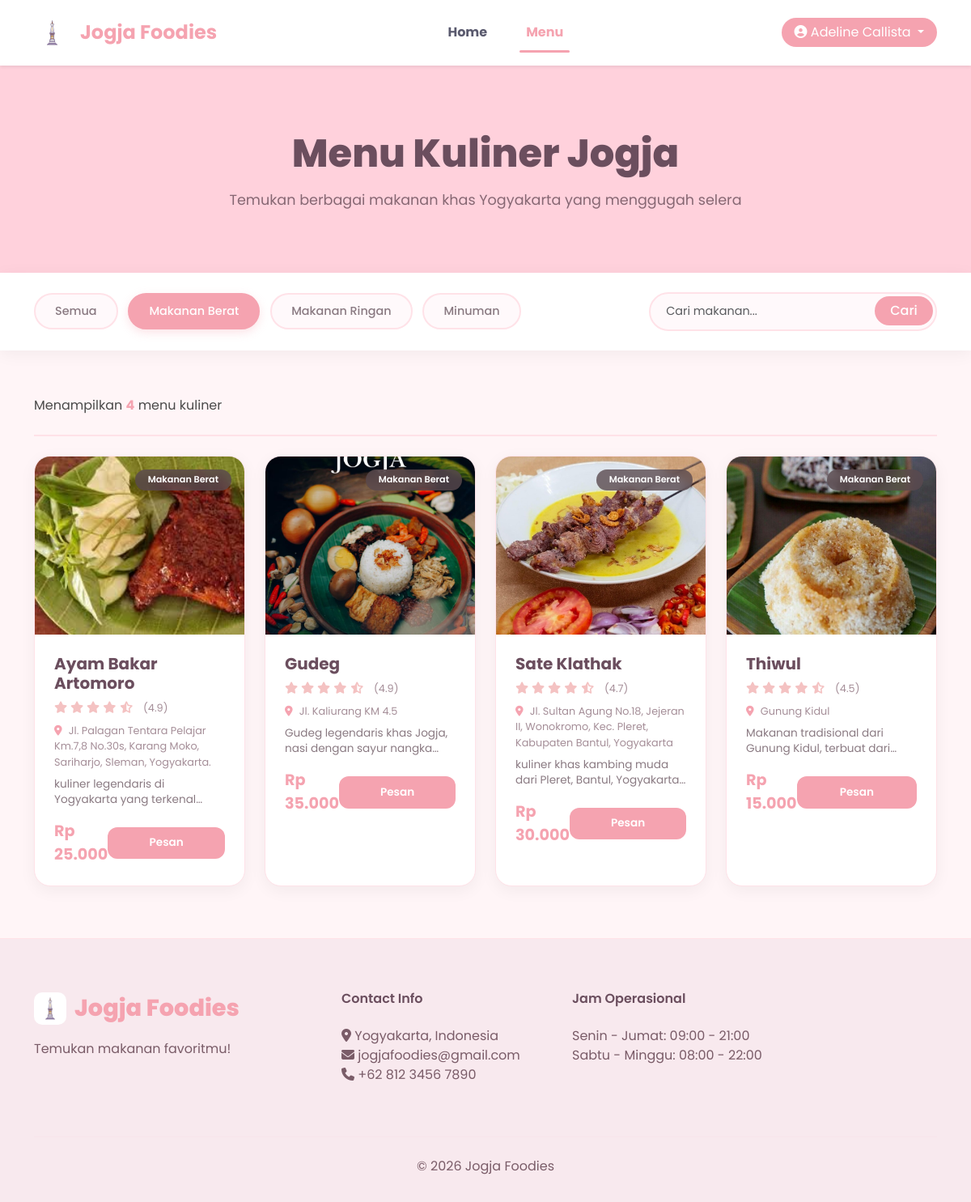
The page /menu.php?category=Makanan+Berat (signed in) on the database its author committed.
### tables this page shows
CREATE TABLE `foods` (
  `id` int(11) NOT NULL,
  `name` varchar(100) NOT NULL,
  `description` text DEFAULT NULL,
  `price` decimal(10,2) DEFAULT NULL,
  `image` varchar(255) DEFAULT NULL,
  `category` varchar(50) DEFAULT NULL,
  `location` varchar(255) DEFAULT NULL,
  `rating` decimal(2,1) DEFAULT 0.0,
  `created_at` timestamp NOT NULL DEFAULT current_timestamp()
);

### menu.php (the view, shortened to what this page needs)
<?php
require_once 'config/koneksi.php';
$category = isset($_GET['category']) && $_GET['category'] !== 'all'
    ? mysqli_real_escape_string($konek, $_GET['category'])
    : '';
$search = isset($_GET['search'])
    ? mysqli_real_escape_string($konek, $_GET['search'])
    : '';
$query = "SELECT * FROM foods WHERE 1=1";
if ($category) {
    $query .= " AND category = '$category'";
}
$check_column = mysqli_query($konek, "SHOW COLUMNS FROM foods LIKE 'rating'");
if(mysqli_num_rows($check_column) > 0) {
    $query .= " ORDER BY rating DESC, name ASC";
} else {
    $query .= " ORDER BY name ASC";
}
$result = mysqli_query($konek, $query);
$foods = [];
while ($row = mysqli_fetch_assoc($result)) {
    $foods[] = $row;
}
$cat_query = "SELECT DISTINCT category FROM foods ORDER BY category";
$cat_result = mysqli_query($konek, $cat_query);
$categories = [];
while ($row = mysqli_fetch_assoc($cat_result)) {
    $categories[] = $row['category'];
}
function getFoodImage($food_name) {
    $clean_name = strtolower(str_replace(' ', '', $food_name));
    $images = [
        'gudeg' => 'assets/gudeg.jpeg',
        'bakpia' => 'assets/bakpia.jpeg',
        'cendol' => 'assets/cendol.jpeg',
        'thiwul' => 'assets/thiwul.jpeg',
        'ronde' => 'assets/ronde.jpeg',
        'sate' => 'assets/sate.jpg',
        'ayam' => 'assets/ayam.jpeg',
    ];
    foreach ($images as $keyword => $path) {
        if (strpos($clean_name, $keyword) !== false) {
            return $path;
        }
    }
    return 'assets/WedangUwuh.jpeg';
}
?>
<!DOCTYPE html>
<html lang="id">
<head>
    <link href="https://cdn.jsdelivr.net/npm/bootstrap@5.3.0/dist/css/bootstrap.min.css" rel="stylesheet">
    <link rel="stylesheet" href="https://cdnjs.cloudflare.com/ajax/libs/font-awesome/6.4.0/css/all.min.css">
    <link rel="stylesheet" href="https://cdn.jsdelivr.net/npm/bootstrap-icons@1.11.3/font/bootstrap-icons.min.css">
</head>
<body>
<nav class="navbar navbar-expand-lg navbar-light bg-white sticky-top shadow-sm">
    <div class="container">
        <a class="navbar-brand d-flex align-items-center" href="index.php">
            <img src="assets/logo.jpeg" alt="Jogja Foodies Logo">
            <span class="fw-bold fs-4" style="color: #F5A3B0;">Jogja Foodies</span>
        </a>
        <div class="collapse navbar-collapse" id="navbarNav">
            <ul class="navbar-nav mx-auto">
                <li class="nav-item">
                    <a class="nav-link fw-bold" href="index.php">Home</a>
                </li>
                <li class="nav-item">
                    <a class="nav-link fw-bold active-red" href="menu.php">Menu</a>
                </li>
            </ul>
        </div>
        <div class="d-flex align-items-center" style="gap: 10px;">
            <?php if(isset($_SESSION['user_id'])): ?>
                <div class="dropdown d-inline-block">
                    <button class="btn rounded-pill px-3 dropdown-toggle" type="button" data-bs-toggle="dropdown"
                            style="background: #F5A3B0; color: white; border: none;">
                        <i class="fas fa-user-circle"></i>
                        <?= htmlspecialchars($_SESSION['full_name'] ?? $_SESSION['username']) ?>
                    </button>
                </div>
            <?php else: ?>
                <a href="login.php" class="btn rounded-pill px-3 me-2 fw-bold" style="background: #F5A3B0; color: white; border: none;">Masuk</a>
                <a href="register.php" class="btn rounded-pill px-3 fw-bold" style="border: 2px solid #F5A3B0; color: #F5A3B0;">Daftar</a>
            <?php endif; ?>
        </div>
    </div>
</nav>
<section class="page-header">
    <div class="container">
        <h1>Menu Kuliner Jogja</h1>
        <p>Temukan berbagai makanan khas Yogyakarta yang menggugah selera</p>
    </div>
</section>
<section class="filter-section">
    <div class="container">
        <div class="row align-items-center">
            <div class="col-lg-8">
                <div class="filter-group">
                    <a href="?category=all" class="filter-btn <?= (!isset($_GET['category']) || $_GET['category'] == 'all') ? 'active' : '' ?>">Semua</a>
                    <?php foreach($categories as $cat): ?>
                        <a href="?category=<?= urlencode($cat) ?>"
                           class="filter-btn <?= ($category == $cat) ? 'active' : '' ?>">
                            <?= htmlspecialchars($cat) ?>
                        </a>
                    <?php endforeach; ?>
                </div>
            </div>
            <div class="col-lg-4">
                <form method="GET" action="">
                    <div class="search-box">
                        <input type="text" name="search" class="form-control"
                               placeholder="Cari makanan..." value="<?= htmlspecialchars($search) ?>">
                        <button type="submit">Cari</button>
                    </div>
                </form>
            </div>
        </div>
    </div>
</section>
<section class="container my-5">
    <div class="result-info">
        <p>Menampilkan <span><?= count($foods) ?></span> menu kuliner</p>
    </div>
    <div class="row g-4">
        <?php if(count($foods) > 0): ?>
            <?php foreach($foods as $food): ?>
                <div class="col-md-6 col-lg-4 col-xl-3">
                    <div class="food-card">
                        <div class="card-img-wrapper">
                            <img src="<?= getFoodImage($food['name']) ?>" alt="<?= htmlspecialchars($food['name']) ?>">
                            <span class="category-badge"><?= htmlspecialchars($food['category']) ?></span>
                        </div>
                        <div class="p-4">
                            <h5 class="fw-bold mb-2" style="color: #6B4E5E;"><?= htmlspecialchars($food['name']) ?></h5>
                            <div class="rating">
                                <?php
                                $full = floor($food['rating']);
                                $half = ($food['rating'] - $full) >= 0.5;
                                for($i = 1; $i <= 5; $i++): ?>
                                    <?php if($i <= $full): ?>
                                        <i class="fas fa-star"></i>
                                    <?php elseif($half && $i == $full + 1): ?>
                                        <i class="fas fa-star-half-alt"></i>
                                    <?php else: ?>
                                        <i class="far fa-star"></i>
                                    <?php endif; ?>
                                <?php endfor; ?>
                                <span>(<?= number_format($food['rating'], 1) ?>)</span>
                            </div>
                            <div class="location">
                                <i class="fas fa-map-marker-alt"></i> <?= htmlspecialchars($food['location']) ?>
                            </div>
                            <div class="food-description">
                                <?= htmlspecialchars(substr($food['description'] ?? '', 0, 70)) ?>...
                            </div>
                            <div class="d-flex justify-content-between align-items-center mt-3">
                                <span class="price">Rp <?= number_format($food['price'], 0, ',', '.') ?></span>
                                <a href="order.php?id=<?= $food['id'] ?>" class="btn-order">Pesan</a>
                            </div>
                        </div>
                    </div>
                </div>
            <?php endforeach; ?>
        <?php endif; ?>
    </div>
</section>
<footer>
    <div class="container">
        <div class="row">
            <div class="col-md-4 mb-4">
                <div class="footer-brand">
                    <img src="assets/logo.jpeg" alt="Jogja Foodies Logo">
                    Jogja Foodies
                </div>
                <p>Temukan makanan favoritmu!</p>
            </div>
            <div class="col-md-3 mb-4">
                <h6>Contact Info</h6>
                <ul class="list-unstyled">
                    <li><i class="fas fa-map-marker-alt"></i> Yogyakarta, Indonesia</li>
                    <li><i class="fas fa-envelope"></i> jogjafoodies@gmail.com</li>
                    <li><i class="fas fa-phone"></i> +62 812 3456 7890</li>
                </ul>
            </div>
            <div class="col-md-3 mb-4">
                <h6>Jam Operasional</h6>
                <ul class="list-unstyled">
                    <li>Senin - Jumat: 09:00 - 21:00</li>
                    <li>Sabtu - Minggu: 08:00 - 22:00</li>
                </ul>
            </div>
        </div>
        <hr class="my-4" style="border-color: rgba(245,163,176,0.2);">
        <div class="text-center">
            <p class="mb-0">&copy; 2026 Jogja Foodies</p>
        </div>
    </div>
</footer>
</body>
</html>

### menu.php (style rules this page uses)
* { margin: 0; padding: 0; box-sizing: border-box; }
body { font-family: 'Poppins', sans-serif; background: #FFF5F7; color: #4A4A4A; }
:root { --pastel-pink: #FFB7C5; --pastel-pink-dark: #F5A3B0; --pastel-mauve: #E8D1E0; --pastel-blush: #FFD1DC; --pastel-rose: #F7CAC9; --pastel-lavender: #E6E6FA; --text-soft: #5A5A6E; --white-soft: #FFF9FB; }
.navbar { background: #FFFFFF; box-shadow: 0 2px 20px rgba(0,0,0,0.04); padding: 0.8rem 0; }
.navbar-brand { font-size: 1.6rem; font-weight: 800; color: #F5A3B0 !important; display: flex; align-items: center; gap: 12px; }
.navbar-brand img { height: 45px; width: auto; border-radius: 12px; object-fit: cover; }
.nav-link { color: #5A5A6E !important; font-weight: 500; margin: 0 1rem; transition: all 0.3s; }
.nav-link.active-red { color: #F5A3B0 !important; font-weight: 600; position: relative; }
.nav-link.active-red::after { content: ''; position: absolute; bottom: -5px; left: 0; width: 100%; height: 3px; background: #F5A3B0; border-radius: 3px; }
.btn-order { display: inline-block; background: #F5A3B0; border: none; border-radius: 12px; padding: 0.6rem; color: white; font-weight: 600; transition: all 0.3s; width: 100%; text-align: center; text-decoration: none; font-size: 0.85rem; }
.page-header { background: #FFD1DC; padding: 80px 0 60px; color: #6B4E5E; text-align: center; }
.page-header h1 { font-size: 3rem; font-weight: 800; margin-bottom: 1rem; color: #6B4E5E; }
.page-header p { font-size: 1.1rem; opacity: 0.9; color: #7A5C68; }
.filter-section { background: white; padding: 1.5rem 0; box-shadow: 0 4px 20px rgba(0,0,0,0.05); position: sticky; top: 76px; z-index: 99; }
.filter-group { display: flex; flex-wrap: wrap; gap: 0.8rem; }
.filter-btn { padding: 0.6rem 1.5rem; border-radius: 50px; background: #FFF9FB; color: #8A7A82; text-decoration: none; font-weight: 500; transition: all 0.3s; border: 2px solid #FFE2E8; font-size: 0.9rem; }
.filter-btn.active { background: #F5A3B0; color: white; border-color: #F5A3B0; box-shadow: 0 4px 12px rgba(245,163,176,0.3); }
.search-box { position: relative; }
.search-box input { border-radius: 50px; padding: 0.7rem 1.2rem; border: 2px solid #FFE2E8; background: #FFF9FB; font-size: 0.9rem; width: 100%; }
.search-box button { position: absolute; right: 5px; top: 5px; background: #F5A3B0; border: none; border-radius: 50px; padding: 0.4rem 1.2rem; color: white; font-weight: 500; }
.result-info { margin: 1.5rem 0; padding: 0.5rem 0; border-bottom: 2px solid #FFE2E8; }
.result-info span { color: #F5A3B0; font-weight: 700; }
.food-card { background: white; border-radius: 20px; overflow: hidden; transition: all 0.4s; height: 100%; box-shadow: 0 5px 20px rgba(0,0,0,0.05); border: 1px solid #FFE2E8; }
.card-img-wrapper { position: relative; overflow: hidden; height: 220px; }
.card-img-wrapper img { width: 100%; height: 100%; object-fit: cover; transition: transform 0.5s; }
.category-badge { position: absolute; top: 1rem; right: 1rem; background: rgba(90,74,79,0.8); backdrop-filter: blur(5px); color: white; padding: 0.3rem 1rem; border-radius: 50px; font-size: 0.7rem; font-weight: 600; }
.rating { color: #F4C2C2; margin: 0.5rem 0; font-size: 0.9rem; }
.rating span { color: #A58E98; margin-left: 0.5rem; font-size: 0.8rem; }
.price { font-size: 1.2rem; font-weight: 700; color: #F5A3B0; }
.location { color: #A58E98; font-size: 0.8rem; margin: 0.5rem 0; }
.location i { color: #F5A3B0; margin-right: 0.3rem; }
.food-description { color: #8A7A82; font-size: 0.85rem; line-height: 1.4; margin: 0.5rem 0; display: -webkit-box; -webkit-line-clamp: 2; -webkit-box-orient: vertical; overflow: hidden; }
footer { background: #F8E9EE; color: #7A5C68; padding: 4rem 0 2rem; margin-top: 4rem; border-top: 1px solid #FFE2E8; }
.footer-brand { font-size: 1.8rem; font-weight: 800; color: #F5A3B0; margin-bottom: 1rem; display: inline-flex; align-items: center; gap: 10px; }
.footer-brand img { height: 40px; width: auto; border-radius: 10px; }
footer h6 { color: #6B4E5E; font-weight: 600; margin-bottom: 1.5rem; }

### rows shown on the page
foods: shows a picture, category "Makanan Berat", name "Ayam Bakar Artomoro", rating "4.9", location "Jl. Palagan Tentara Pelajar Km.7,8 No.30s, Karang Moko, Sariharjo, Sleman, Yogyakarta.", description "kuliner legendaris di Yogyakarta yang…", price "25.000"
foods: shows a picture, category "Makanan Berat", name "Gudeg", rating "4.9", location "Jl. Kaliurang KM 4.5", description "Gudeg legendaris khas Jogja, nasi dengan sayur…", price "35.000"
foods: shows a picture, category "Makanan Berat", name "Sate Klathak", rating "4.7", location "Jl. Sultan Agung No.18, Jejeran II, Wonokromo, Kec. Pleret, Kabupaten Bantul, Yogyakarta", description "kuliner khas kambing muda dari Pleret, Bantul,…", price "30.000"
foods: shows a picture, category "Makanan Berat", name "Thiwul", rating "4.5", location "Gunung Kidul", description "Makanan tradisional dari Gunung Kidul, terbuat…", price "15.000"

### other values the page prints
$_SESSION['full_name'] "Adeline Callista"
$cat "Makanan Berat"
$cat "Makanan Ringan"
$cat "Minuman"
count($foods) "4"
